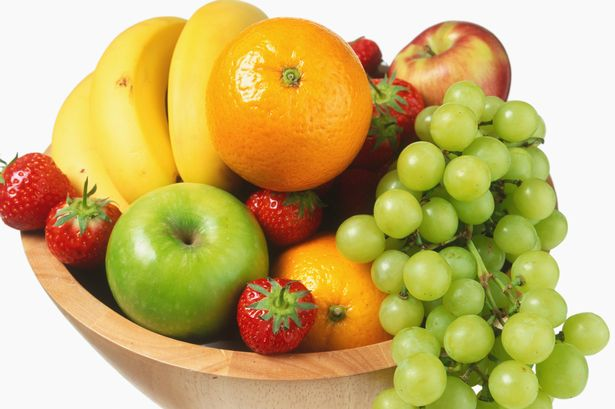
%> input picture Diff_maps/Fruit_bowl_orig.jpg, 615 x 409 px
$ octave puzzle_solve_fruitbowl_no_overlap.m   (GNU Octave 9; MATLAB toolbox functions it lacks are replaced by stand-ins)
%> lines starting %> are read from the running program, lines starting %| are printed output that depends on the picture
% Gilad & Ronen
%working with diffusion maps.
%We'll take an image, and cut it up into little smaples like a puzzle, then
%we'll run the diffusion algorithm on it, in the hope of identifying
%images close to each other.

clc; close all; clear;

%% loading image and cropping into puzzle
fruit_orig = imread('Fruit_bowl_orig.jpg'); % original image
%> fruit_orig is the input picture: size 409x615x3 uint8; mean R, G, B 199, 177, 107.1
fruit_gray = rgb2gray(fruit_orig);          % grayscale image
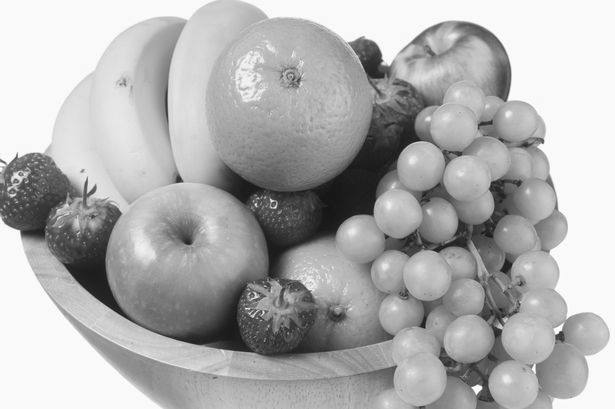
%> fruit_gray: size 409x615 uint8; min 18, max 255, mean 175.6
nice_fruit_gray = [fruit_gray;249 * ones(1,615)];

figure(1);
imshow(nice_fruit_gray);

%We'll start without overlapping images
n = 50;                                    % number of pieces (divides by 3)
piece_size = [41,123];
puzzle_pieces = zeros(41,123,n);

figure(2);
title('puzzle pieces (10x5)');
for ii = 1:10
    for jj = 1:5
        current_puzzle_piece = nice_fruit_gray((ii-1) * piece_size(1)+1: ii * piece_size(1), ...
                                       (jj-1) * piece_size(2)+1 : jj * piece_size(2));
        puzzle_pieces(:,:, (ii-1) * 5 + jj) = current_puzzle_piece;
        subplot(10, 5, (ii-1) * 5 + jj);      % Showing puzzle pieces
        %imshow(uint8(current_puzzle_piece));
        imshow(uint8(puzzle_pieces(:,:, (ii-1) * 5 + jj))); % checking to see that all's ok
    end;
end;
%> this loop made 10 passes
%> pass 1, `for jj = 1:5 current_puzzle_piece = nice_fruit_gray((ii-1) * piece_siz..`:
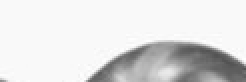
%> displayed picture: size 41x123, on the screen's scale of 0 to 255 (shown 2 times larger); min 82, max 255, mean 222.9
%> after the loop:
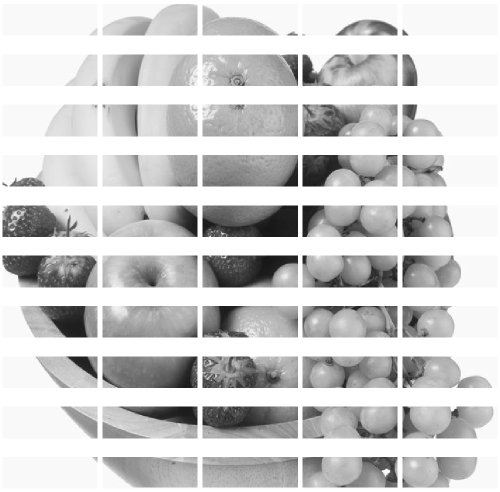
%> figure redrawn from the program's plot data, 50 panels

%% Overlapping puzzle pieces:
% [14 lines of commented-out code are left out]


%% Now the real fun begins:
eps = 10^8;        %1 for now
[X,Y] = meshgrid(1:n);
mK = reshape(exp(-sum(sum((puzzle_pieces(:,:,X)-puzzle_pieces(:,:,Y)).^2,1)) / eps),50, 50);
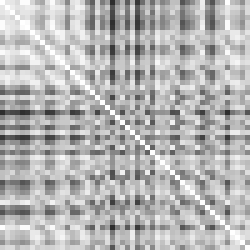
%> mK: size 50x50 double (shown 5 times larger); min 0.183, max 1, mean 0.711
                                    %the distance between each two images
            % NOTE: probably won't look good, since the photos aren't
            % similar in similar areas.

[~,normK] = meshgrid(sum(mK,2));
mA = mK ./ normK;
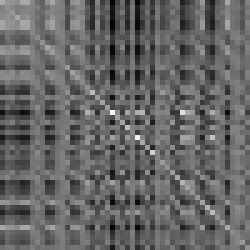
%> mA: size 50x50 double (shown 5 times larger); min 0.00543, max 0.042, mean 0.02; drawn with min black and max white
[mV,mD] = eig(mA);

mpsi = mD * mV';

mdiff_dist = reshape(sum(( mpsi(X,:) - mpsi(Y,:) ).^2,2),50, 50);
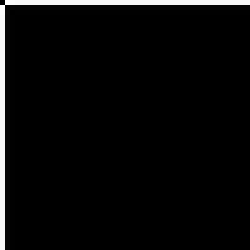
%> mdiff_dist: size 50x50 double (shown 5 times larger); min 0, max 1.01, mean 0.0406; drawn with min black and max white

%[~,ind] = sort(mV(:,4));
[~,ind] = sort(mdiff_dist(:,1));
%> ind = 50 values, max 50 at index 32, min 1 at index 1, mean 25.5
figure(4)
for ii = 1:50
    subplot(10, 5, ii);
    imshow(uint8(puzzle_pieces(:,:, ind(ii))));
end;
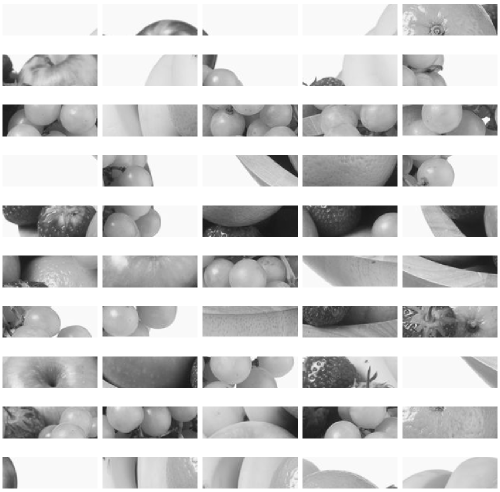
%> figure redrawn from the program's plot data, 50 panels
